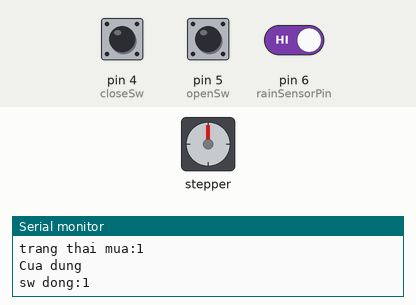
Simulated run of this sketch. Board: Arduino Uno, built with avr-gcc and run on an emulated ATmega328P. Parts: stepper motor, the last lines printed to the serial monitor. The test bench sets the inputs (shaded band); at power-on: pin 5 (openSw) HIGH, pin 6 (rainSensorPin) HIGH, pin 4 (closeSw) HIGH. Stepper angles assume 128 steps per turn.

Above: at 1.2 s.
1.3 s: pin 5 (openSw) pulled LOW for 0.15 s
At 1.52 s:
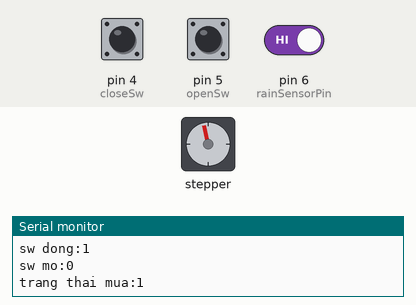
4.3 s: pin 6 (rainSensorPin) driven LOW
7.3 s: pin 4 (closeSw) pulled LOW for 0.15 s
13.4 s: pin 4 (closeSw) pulled LOW for 1 s
At 13.61 s:
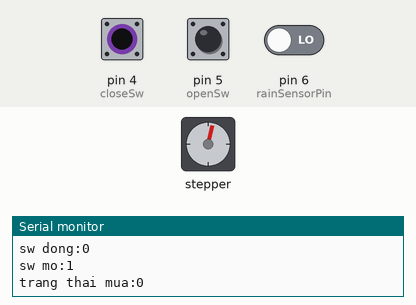
20.4 s: pin 4 (closeSw) pulled LOW for 0.15 s
At 20.9 s:
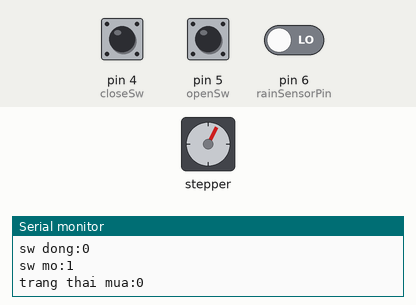
Timing chart, 0 to 27.5 s (numbered marks = the images above; inputs shaded):
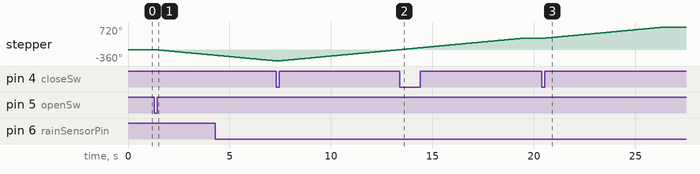

The sketch:

rain_sensor_auto_control.ino
```cpp
#include <Stepper.h>

const int closeSw = 4;
const int openSw = 5;
const int rainSensorPin = 6;

int closeSwState = 0;
int openSwState = 0;
int rainState = 0;

const int stepsPerRevolution = 128;
Stepper myStepper(stepsPerRevolution, 8, 10, 9, 11);

void setup() {
  pinMode (closeSw, INPUT);
  pinMode (openSw, INPUT);
  pinMode(rainSensorPin, INPUT);
  myStepper.setSpeed(10);
  Serial.begin(9600);
}

void loop() {
  closeSwState = digitalRead(closeSw);
  openSwState = digitalRead(openSw);
  rainState = digitalRead(rainSensorPin);

  Serial.print("sw dong:");
  Serial.println(closeSwState);
  Serial.print("sw mo:");
  Serial.println(openSwState);
  Serial.print("trang thai mua:");
  Serial.println(rainState);

//1
  if(rainState == 0 && closeSwState == 0 && openSwState == 0 ){
    close();
  }
//2
  if(rainState == 0 && closeSwState == 0 && openSwState == 1 ){
    close();
  }
//3
  if(rainState == 0 && closeSwState == 1 && openSwState == 0 ){
    stop();
  }
//4
  if(rainState == 0 && closeSwState == 1 && openSwState == 1 ){
    stop();
  }
//5
  if(rainState == 1 && closeSwState == 0 && openSwState == 0 ){
    open();
  }
//6
  if(rainState == 1 && closeSwState == 0 && openSwState == 1 ){
    stop();
  }
//7
  if(rainState == 1 && closeSwState == 1 && openSwState == 0 ){
    open();
  }
//8
  if(rainState == 1 && closeSwState == 1 && openSwState == 1 ){
    stop();
  }

}


void open(){
    myStepper.step(-stepsPerRevolution);
    Serial.println("Cua dang mo");
}
void close(){
    myStepper.step(stepsPerRevolution);
    Serial.println("Cua dang dong");
}
void stop(){
    myStepper.step(0);
    Serial.println("Cua dung");
}
```

Measured:
- after the input at 1.3 s, stepper: keeps turning counter-clockwise at about 61°/s, starting after 0.07 s
- after the input at 13.4 s, stepper: turns 360° clockwise in 6.0 s, starting at once
- after the input at 20.4 s, stepper: turns 360° clockwise in 6.0 s, starting after 0.07 s
